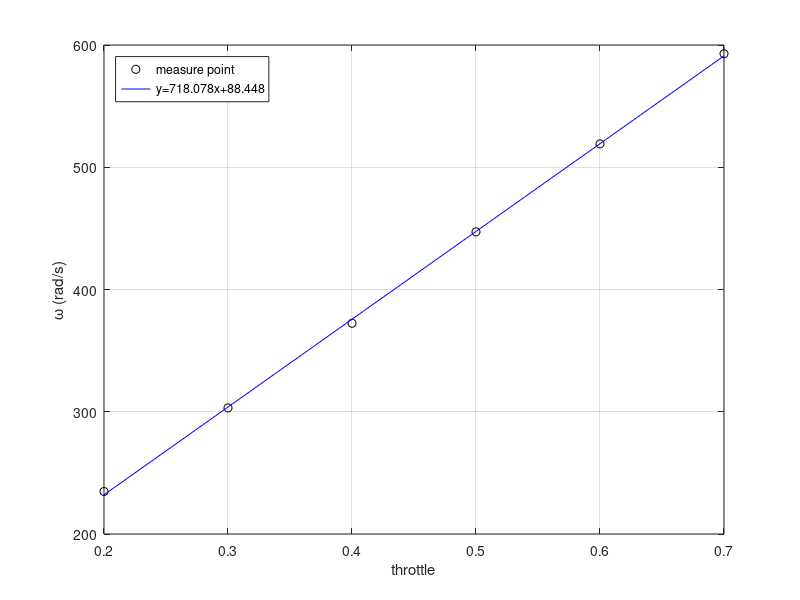

MATLAB code to generate this figure:
throttle = 0.2:0.1:0.7;
omega = [234.7816909783, 303.1636910714, 372.3834492055, 447.1533543609, 519.0958261282, 592.9232534875];

x = 0.2:0.01:0.7;
p1 = polyfit(throttle, omega, 1);
y1 = polyval(p1,x);

figure;
plot(throttle, omega, 'blacko', x, y1, 'b');
xlabel('throttle');
ylabel('\omega (rad/s)');
poly1 = sprintf('y=%.3fx+%.3f', p1(1), p1(2));
legend('measure point',poly1, 'Location','northwest');
grid on;